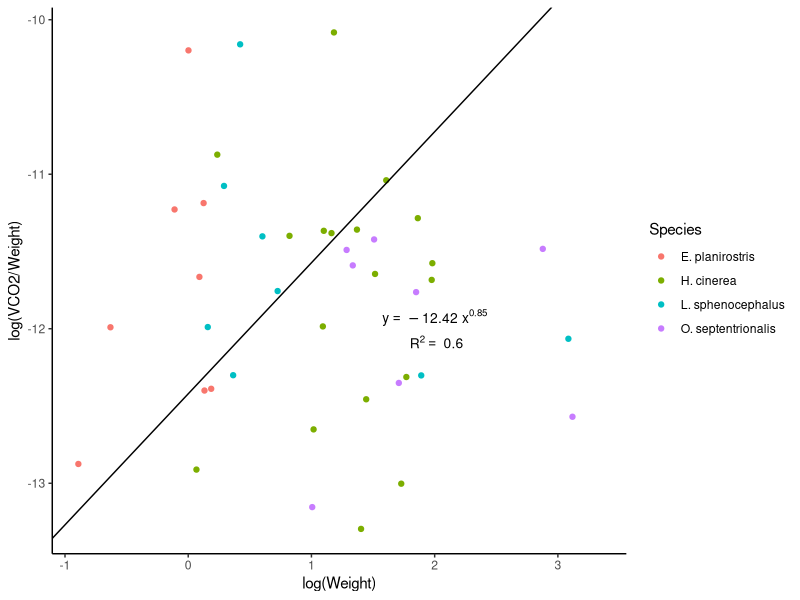
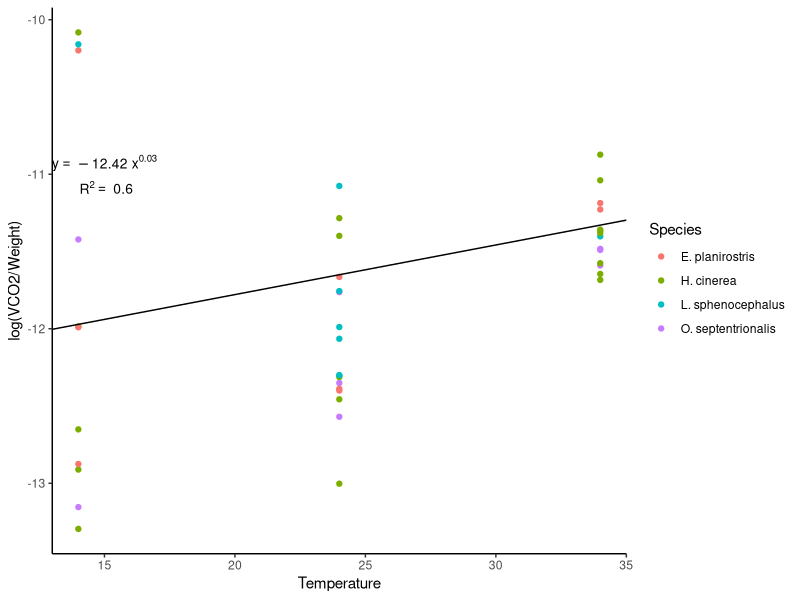
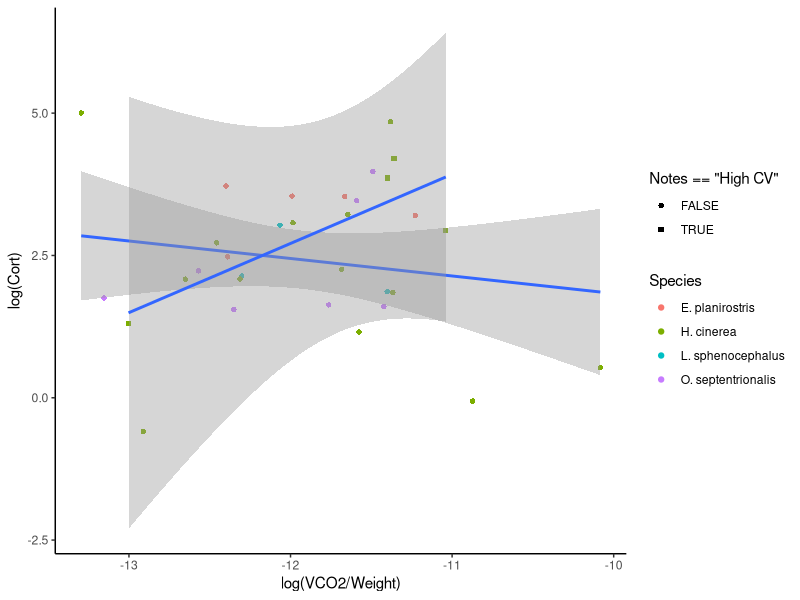
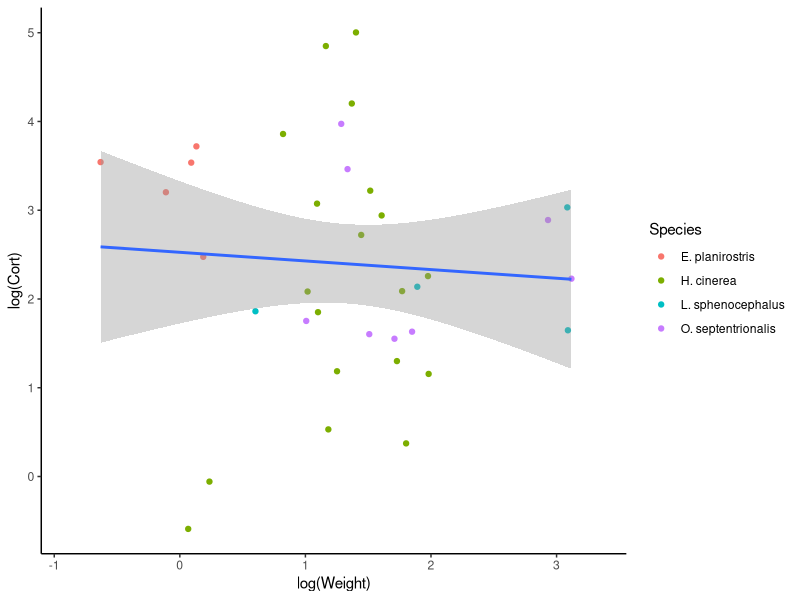
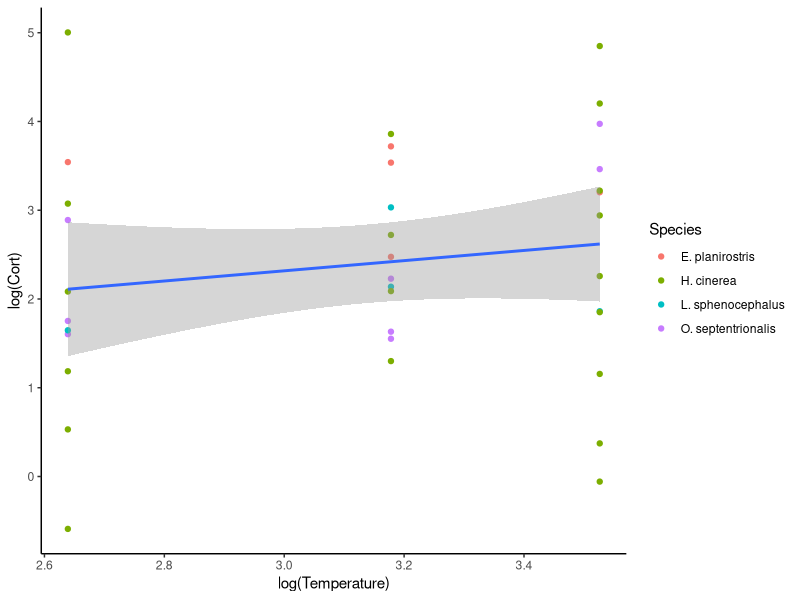

These charts were generated, in order, by the following R code:

library(tidyverse)

Data <- read.csv("Data_Spreadsheet.csv")


# Models ------------------------------------------------------------------

MSMRWeightTemp_Model <- lm(data = Data, log(VCO2) ~ log(Weight) + Temperature)
summary(MSMRWeightTemp_Model)
CortMSMR_Model <- lm(data = Data, log(Cort) ~ log(VCO2/Weight))
summary(CortMSMR_Model)
CortWeightTemp_Model <- lm(data = Data, log(Cort) ~ log(Weight) + Temperature)
summary(CortWeightTemp_Model)


# Plots -------------------------------------------------------------------


(MSMRWeight_Plot <- ggplot(Data, aes(x = log(Weight), y = log(VCO2/Weight))) +
   geom_point(aes(colour = Species)) +
   geom_abline(intercept = coefficients(summary(MSMRWeightTemp_Model))[1,1],
               slope = coefficients(summary(MSMRWeightTemp_Model))[2,1]) + 
   theme_classic() +
   annotate("text", size = 3.5, x = 2, y = -12,
            label = list(bquote(atop(y==~ .(round(coefficients(summary(MSMRWeightTemp_Model))[1,1], 2))
                                     ~x^.(round(coefficients(summary(MSMRWeightTemp_Model))[2,1], 2)),
                                     ~R^2 ==~ .(round(summary(MSMRWeightTemp_Model)$r.squared, 2))))),
            parse = TRUE)
)

(MSMRTemp_Plot <- ggplot(data = Data, aes(x = Temperature, y = log(VCO2/Weight))) +
    geom_point(aes(colour = Species)) +
    geom_abline(intercept = coefficients(summary(MSMRWeightTemp_Model))[1,1],
                slope = coefficients(summary(MSMRWeightTemp_Model))[3,1]) +
    theme_classic() +
    annotate("text", size = 3.5, x = 15, y = -11,
             label = list(bquote(atop(y==~ .(round(coefficients(summary(MSMRWeightTemp_Model))[1,1], 2))
                                      ~x^.(round(coefficients(summary(MSMRWeightTemp_Model))[3,1], 2)),
                                      ~R^2 ==~ .(round(summary(MSMRWeightTemp_Model)$r.squared, 2))))),
             parse = TRUE)
)

(CortMSMR_Plot <- ggplot(data = Data, aes(x=log(VCO2/Weight), y = log(Cort), shape = Notes == "High CV")) +
    geom_point(aes(colour = Species)) +
    geom_smooth(method = "lm", se = TRUE) +
    scale_shape_manual(
      values = c(`TRUE` = 15,   # square
                 `FALSE` = 16)) +# circle
    theme_classic()
)

(CortWeight_Plot <- ggplot(data = Data, aes(x=log(Weight), y = log(Cort))) +
    geom_point(aes(colour = Species)) +
    geom_smooth(method = "lm", se = TRUE) +
    theme_classic()
)

(CortTemp_Plot <- ggplot(data = Data, aes(x=log(Temperature), y = log(Cort))) +
    geom_point(aes(colour = Species)) +
    geom_smooth(method = "lm", se = TRUE) +
    theme_classic()
)
